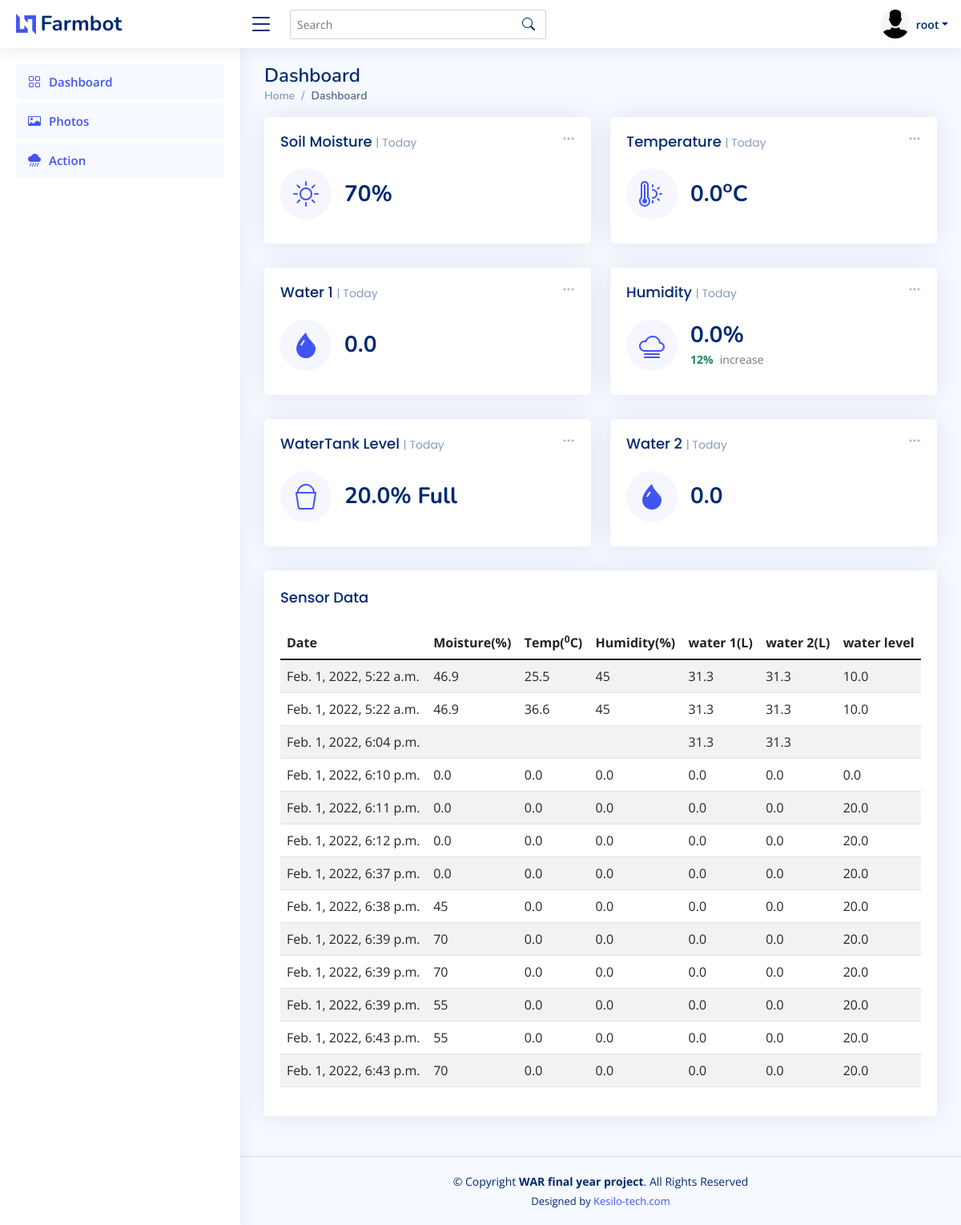
The app's page / (signed in) with its own data.
### API/models.py (models this page shows, shortened)
class Sensors(models.Model):
	light = models.CharField(max_length=10,blank=True)
	humidity = models.CharField(max_length=10,blank=True)
	temperature = models.CharField(max_length=10,blank=True)
	flowrate1 = models.CharField(max_length=10,blank=True,default=31.3)
	flowrate2 = models.CharField(max_length=10,blank=True,default=31.3)
	soil_moisture = models.CharField(max_length=10,blank=True)
	distance = models.CharField(max_length=10,blank=True)
	created = models.DateTimeField(auto_now=True)

### API/views.py (the view)
# urls.py: path('', IndexView.as_view(), name='home'),
class IndexView(View):
	def get(self,request):
		if(request.user.is_authenticated != True):
			return redirect('/login')
		sensor = Sensors.objects.last()
		allSensors = Sensors.objects.all()
		data = {
			'sensor':sensor,
			'allSensors':allSensors,
		}
		return render(request, "index.html", data)

### API/templates/index.html (shortened to what this page needs)
{% extends 'base.html' %}
{% block content %}
<section class="section dashboard">
  <div class="row">
    <div class="col-lg-12">
      <div class="row">
        <div class="col-xxl-4 col-md-6">
          <div class="card info-card sales-card">
            <div class="filter">
              <a class="icon" href="#" data-bs-toggle="dropdown"><i class="bi bi-three-dots"></i></a>
            </div>
            <div class="card-body">
                <h5 class="card-title">Soil Moisture <span>| Today</span></h5>
                <div class="d-flex align-items-center">
                  <div class="card-icon rounded-circle d-flex align-items-center justify-content-center">
                    <i class="bi bi-brightness-high"></i>
                  </div>
                  <div class="ps-3">
                    <h6>{{sensor.soil_moisture}}%</h6>
                  </div>
                </div>
            </div>
          </div>
        </div>
        <div class="col-xxl-4 col-md-6">
          <div class="card info-card sales-card">
            <div class="filter">
              <a class="icon" href="#" data-bs-toggle="dropdown"><i class="bi bi-three-dots"></i></a>
            </div>
            <div class="card-body">
                <h5 class="card-title">Temperature <span>| Today</span></h5>
                <div class="d-flex align-items-center">
                  <div class="card-icon rounded-circle d-flex align-items-center justify-content-center">
                    <i class="bi bi-thermometer-sun"></i>
                  </div>
                  <div class="ps-3">
                    <h6>{{sensor.temperature}}<sup>o</sup>C</h6>
                  </div>
                </div>
            </div>
          </div>
        </div>
        <div class="col-xxl-4 col-md-6">
          <div class="card info-card sales-card">
            <div class="filter">
              <a class="icon" href="#" data-bs-toggle="dropdown"><i class="bi bi-three-dots"></i></a>
            </div>
            <div class="card-body">
                <h5 class="card-title">Water 1 <span>| Today</span></h5>
                <div class="d-flex align-items-center">
                  <div class="card-icon rounded-circle d-flex align-items-center justify-content-center">
                    <i class="bi bi-droplet-fill"></i>
                  </div>
                  <div class="ps-3">
                    <h6>{{sensor.flowrate1}}</h6>
                  </div>
                </div>
            </div>
          </div>
        </div>
        <div class="col-xxl-4 col-md-6">
          <div class="card info-card sales-card">
            <div class="filter">
              <a class="icon" href="#" data-bs-toggle="dropdown"><i class="bi bi-three-dots"></i></a>
            </div>
            <div class="card-body">
                <h5 class="card-title">Humidity <span>| Today</span></h5>
                <div class="d-flex align-items-center">
                  <div class="card-icon rounded-circle d-flex align-items-center justify-content-center">
                    <i class="bi bi-cloud-fog"></i>
                  </div>
                  <div class="ps-3">
                    <h6>{{sensor.humidity}}%</h6>
                    <span class="text-success small pt-1 fw-bold">12%</span> <span class="text-muted small pt-2 ps-1">increase</span>
                  </div>
                </div>
            </div>
          </div>
        </div>
        <div class="col-xxl-4 col-md-6">
          <div class="card info-card sales-card">
            <div class="filter">
              <a class="icon" href="#" data-bs-toggle="dropdown"><i class="bi bi-three-dots"></i></a>
            </div>
            <div class="card-body">
                <h5 class="card-title">WaterTank Level <span>| Today</span></h5>
                <div class="d-flex align-items-center">
                  <div class="card-icon rounded-circle d-flex align-items-center justify-content-center">
                    <i class="bi bi-bucket"></i>
                  </div>
                  <div class="ps-3">
                    <h6>{{sensor.distance}}% Full</h6>
                  </div>
                </div>
            </div>
          </div>
        </div>
        <div class="col-xxl-4 col-md-6">
          <div class="card info-card sales-card">
            <div class="filter">
              <a class="icon" href="#" data-bs-toggle="dropdown"><i class="bi bi-three-dots"></i></a>
            </div>
            <div class="card-body">
                <h5 class="card-title">Water 2 <span>| Today</span></h5>
                <div class="d-flex align-items-center">
                  <div class="card-icon rounded-circle d-flex align-items-center justify-content-center">
                    <i class="bi bi-droplet-fill"></i>
                  </div>
                  <div class="ps-3">
                    <h6>{{sensor.flowrate2}}</h6>
                  </div>
                </div>
            </div>
          </div>
        </div>
      </div>
    </div>
  </div>
  <div class="row">
    <div class="col-lg-12">
      <div class="card">
        <div class="card-body">
          <div class="card-title">Sensor Data</div>
          <table class="table table-striped">
            <thead>
              <th>Date</th>
              <th>Moisture(%)</th>
              <th>Temp(<sup>0</sup>C)</th>
              <th>Humidity(%)</th>
              <th>water 1(L)</th>
              <th>water 2(L)</th>
              <th>water level</th>
            </thead>
            <tbody>
              {% for alls in allSensors %}
              <tr>
                <td>{{alls.created}}</td>
                <td>{{alls.soil_moisture}}</td>
                <td>{{alls.temperature}}</td>
                <td>{{alls.humidity}}</td>
                <td>{{alls.flowrate1}}</td>
                <td>{{alls.flowrate2}}</td>
                <td>{{alls.distance}}</td>
              </tr>
              {% endfor %}
            </tbody>
          </table>
        </div>
      </div>
    </div>
  </div>
</section>
{% endblock %}

### API/templates/base.html (shortened to what this page needs)
<!DOCTYPE html>
<html lang="en">
{% load static %}
<head>
  <link href="{% static 'vendor/bootstrap/css/bootstrap.min.css' %}" rel="stylesheet">
  <link href="{% static 'vendor/bootstrap-icons/bootstrap-icons.css' %}" rel="stylesheet">
  <link href="{% static 'css/style.css' %}" rel="stylesheet">
</head>
<body>
  <header id="header" class="header fixed-top d-flex align-items-center">
    <div class="d-flex align-items-center justify-content-between">
      <a href="index.html" class="logo d-flex align-items-center">
        <img src="{% static 'img/logo.png'%}" alt="">
        <span class="d-none d-lg-block">Farmbot</span>
      </a>
      <i class="bi bi-list toggle-sidebar-btn"></i>
    </div>
    <div class="search-bar">
      <form class="search-form d-flex align-items-center" method="POST" action="#">
        <input type="text" name="query" placeholder="Search" title="Enter search keyword">
        <button type="submit" title="Search"><i class="bi bi-search"></i></button>
      </form>
    </div>
    <nav class="header-nav ms-auto">
      <ul class="d-flex align-items-center">
        <li class="nav-item dropdown pe-3">
          <a class="nav-link nav-profile d-flex align-items-center pe-0" href="#" data-bs-toggle="dropdown">
            <img src="{% static 'img/download.jfif' %}" alt="Profile" class="rounded-circle">
            <span class="d-none d-md-block dropdown-toggle ps-2">{{request.user}}</span>
          </a>
        </li>
      </ul>
    </nav>
  </header>
  <aside id="sidebar" class="sidebar">
    <ul class="sidebar-nav" id="sidebar-nav">
      <li class="nav-item">
        <a class="nav-link " href="/">
          <i class="bi bi-grid"></i>
          <span>Dashboard</span>
        </a>
      </li>
      <li class="nav-item">
        <a class="nav-link" href="/garden/">
          <i class="bi bi-card-image"></i><span>Photos</span>
        </a>
      </li>
      <li class="nav-item">
        <a href="/irrigate/" class="nav-link">
          <i class="bi bi-cloud-rain-heavy-fill"></i><span>Action</span>
        </a>
      </li>
    </ul>
  </aside>
  <main id="main" class="main">
    <div class="pagetitle">
      <h1>Dashboard</h1>
      <nav>
        <ol class="breadcrumb">
          <li class="breadcrumb-item"><a href="index.html">Home</a></li>
          <li class="breadcrumb-item active">Dashboard</li>
        </ol>
      </nav>
    </div>
    {% block content %}{% endblock %}
  </main>
  <footer id="footer" class="footer">
    <div class="copyright">
      &copy; Copyright <strong><span>WAR final year project</span></strong>. All Rights Reserved
    </div>
    <div class="credits">
      Designed by <a href="">Kesilo-tech.com</a>
    </div>
  </footer>
</body>
</html>

### API/static/css/style.css (style rules this page uses)
:root { scroll-behavior: smooth; }
body { font-family: "Open Sans", sans-serif; background: #f6f9ff; color: #444444; }
a { color: #4154f1; text-decoration: none; }
h1, h2, h3, h4, h5, h6 { font-family: "Nunito", sans-serif; }
#main { margin-top: 60px; padding: 20px 30px; transition: all 0.3s; }
.pagetitle { margin-bottom: 10px; }
.pagetitle h1 { font-size: 24px; margin-bottom: 0; font-weight: 600; color: #012970; }
.card { margin-bottom: 30px; border: none; border-radius: 5px; box-shadow: 0px 0 30px rgba(1, 41, 112, 0.1); overflow: hidden; }
.card-title { padding: 20px 0 15px 0; font-size: 18px; font-weight: 500; color: #012970; font-family: "Poppins", sans-serif; }
.card-title span { color: #899bbd; font-size: 14px; font-weight: 400; }
.card-body { padding: 0 20px 20px 20px; }
.breadcrumb { font-size: 14px; font-family: "Nunito", sans-serif; color: #899bbd; font-weight: 600; }
.breadcrumb a { color: #899bbd; transition: 0.3s; }
.breadcrumb .breadcrumb-item::before { color: #899bbd; }
.breadcrumb .active { color: #51678f; font-weight: 600; }
.logo { line-height: 1; }
@media (min-width: 1200px) { .logo { width: 280px; } }
.logo img { max-height: 26px; margin-right: 6px; }
.logo span { font-size: 26px; font-weight: 700; color: #012970; font-family: "Nunito", sans-serif; }
.header { transition: all 0.5s; z-index: 997; height: 60px; box-shadow: 0px 2px 20px rgba(1, 41, 112, 0.1); background-color: #fff; padding-left: 20px; }
.header .toggle-sidebar-btn { font-size: 32px; padding-left: 10px; cursor: pointer; color: #012970; }
.header .search-bar { min-width: 360px; padding: 0 20px; }
.header .search-form { width: 100%; }
.header .search-form input { border: 0; font-size: 14px; color: #012970; border: 1px solid rgba(1, 41, 112, 0.2); padding: 7px 38px 7px 8px; border-radius: 3px; transition: 0.3s; width: 100%; }
.header .search-form button { border: 0; padding: 0; margin-left: -30px; background: none; }
.header .search-form button i { color: #012970; }
.header-nav ul { list-style: none; }
.header-nav > ul { margin: 0; padding: 0; }
.header-nav .nav-profile { color: #012970; }
.header-nav .nav-profile img { max-height: 36px; }
.header-nav .nav-profile span { font-size: 14px; font-weight: 600; }
.sidebar { position: fixed; top: 60px; left: 0; bottom: 0; width: 300px; z-index: 996; transition: all 0.3s; padding: 20px; overflow-y: auto; scrollbar-width: thin; scrollbar-color: #aab7cf transparent; box-shadow: 0px 0px 20px rgba(1, 41, 112, 0.1); background-color: #fff; }
@media (min-width: 1200px) { #main, #footer { margin-left: 300px; } }
.sidebar-nav { padding: 0; margin: 0; list-style: none; }
.sidebar-nav li { padding: 0; margin: 0; list-style: none; }
.sidebar-nav .nav-item { margin-bottom: 5px; }
.sidebar-nav .nav-link { display: flex; align-items: center; font-size: 15px; font-weight: 600; color: #4154f1; transition: 0.3; background: #f6f9ff; padding: 10px 15px; border-radius: 4px; }
.sidebar-nav .nav-link i { font-size: 16px; margin-right: 10px; color: #4154f1; }
.dashboard .filter { position: absolute; right: 0px; top: 15px; }
.dashboard .filter .icon { color: #aab7cf; padding-right: 20px; padding-bottom: 5px; transition: 0.3s; font-size: 16px; }
.dashboard .info-card { padding-bottom: 10px; }
.dashboard .info-card h6 { font-size: 28px; color: #012970; font-weight: 700; margin: 0; padding: 0; }
.dashboard .card-icon { font-size: 32px; line-height: 0; width: 64px; height: 64px; flex-shrink: 0; flex-grow: 0; }
.dashboard .sales-card .card-icon { color: #4154f1; background: #f6f6fe; }
.footer { padding: 20px 0; font-size: 14px; transition: all 0.3s; border-top: 1px solid #cddfff; }
.footer .copyright { text-align: center; color: #012970; }
.footer .credits { padding-top: 5px; text-align: center; font-size: 13px; color: #012970; }

### records on screen
Sensors: soil_moisture "70", temperature "0.0", flowrate1 "0.0", humidity "0.0", distance "20.0", flowrate2 "0.0", created "Feb. 1, 2022, 6:43 p.m."
Sensors: created "Feb. 1, 2022, 5:22 a.m.", soil_moisture "46.9", temperature "25.5", humidity "45", flowrate1 "31.3", flowrate2 "31.3", distance "10.0"
Sensors: created "Feb. 1, 2022, 5:22 a.m.", soil_moisture "46.9", temperature "36.6", humidity "45", flowrate1 "31.3", flowrate2 "31.3", distance "10.0"
Sensors: created "Feb. 1, 2022, 6:04 p.m.", flowrate1 "31.3", flowrate2 "31.3"
Sensors: created "Feb. 1, 2022, 6:10 p.m.", soil_moisture "0.0", temperature "0.0", humidity "0.0", flowrate1 "0.0", flowrate2 "0.0", distance "0.0"
Sensors: created "Feb. 1, 2022, 6:11 p.m.", soil_moisture "0.0", temperature "0.0", humidity "0.0", flowrate1 "0.0", flowrate2 "0.0", distance "20.0"
Sensors: created "Feb. 1, 2022, 6:12 p.m.", soil_moisture "0.0", temperature "0.0", humidity "0.0", flowrate1 "0.0", flowrate2 "0.0", distance "20.0"
Sensors: created "Feb. 1, 2022, 6:37 p.m.", soil_moisture "0.0", temperature "0.0", humidity "0.0", flowrate1 "0.0", flowrate2 "0.0", distance "20.0"
Sensors: created "Feb. 1, 2022, 6:38 p.m.", soil_moisture "45", temperature "0.0", humidity "0.0", flowrate1 "0.0", flowrate2 "0.0", distance "20.0"
Sensors: created "Feb. 1, 2022, 6:39 p.m.", soil_moisture "70", temperature "0.0", humidity "0.0", flowrate1 "0.0", flowrate2 "0.0", distance "20.0"
Sensors: created "Feb. 1, 2022, 6:39 p.m.", soil_moisture "70", temperature "0.0", humidity "0.0", flowrate1 "0.0", flowrate2 "0.0", distance "20.0"
Sensors: created "Feb. 1, 2022, 6:39 p.m.", soil_moisture "55", temperature "0.0", humidity "0.0", flowrate1 "0.0", flowrate2 "0.0", distance "20.0"
Sensors: created "Feb. 1, 2022, 6:43 p.m.", soil_moisture "55", temperature "0.0", humidity "0.0", flowrate1 "0.0", flowrate2 "0.0", distance "20.0"

### other values on screen
{{ request.user }} "root"
